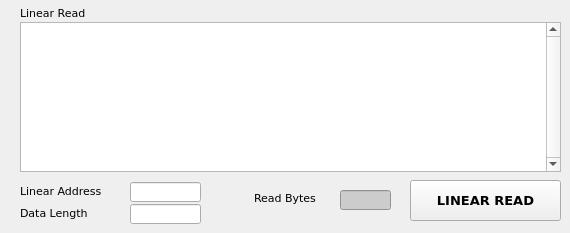
   <widget class="QWidget" name="tbLinearRead">
    <attribute name="title">
     <string>Linear Read</string>
    </attribute>
    <widget class="QLabel" name="lblLinearRead">
     <property name="geometry">
      <rect>
       <x>20</x>
       <y>5</y>
       <width>90</width>
       <height>16</height>
      </rect>
     </property>
     <property name="font">
      <font>
       <family>Verdana</family>
       <pointsize>8</pointsize>
      </font>
     </property>
     <property name="text">
      <string>Linear Read</string>
     </property>
    </widget>
    <widget class="QTextEdit" name="txtLinearRead">
     <property name="geometry">
      <rect>
       <x>20</x>
       <y>22</y>
       <width>541</width>
       <height>150</height>
      </rect>
     </property>
     <property name="font">
      <font>
       <family>Verdana</family>
       <pointsize>9</pointsize>
      </font>
     </property>
     <property name="verticalScrollBarPolicy">
      <enum>Qt::ScrollBarAlwaysOn</enum>
     </property>
     <property name="horizontalScrollBarPolicy">
      <enum>Qt::ScrollBarAlwaysOff</enum>
     </property>
     <property name="readOnly">
      <bool>true</bool>
     </property>
    </widget>
    <widget class="QLabel" name="lblLinearAdressRead">
     <property name="geometry">
      <rect>
       <x>20</x>
       <y>183</y>
       <width>101</width>
       <height>16</height>
      </rect>
     </property>
     <property name="font">
      <font>
       <family>Verdana</family>
       <pointsize>8</pointsize>
      </font>
     </property>
     <property name="text">
      <string>Linear Address</string>
     </property>
    </widget>
    <widget class="QLineEdit" name="txtLinearAddressRead">
     <property name="geometry">
      <rect>
       <x>130</x>
       <y>182</y>
       <width>71</width>
       <height>20</height>
      </rect>
     </property>
     <property name="font">
      <font>
       <weight>75</weight>
       <bold>true</bold>
      </font>
     </property>
     <property name="readOnly">
      <bool>false</bool>
     </property>
    </widget>
    <widget class="QLineEdit" name="txtDataLengthRead">
     <property name="geometry">
      <rect>
       <x>130</x>
       <y>204</y>
       <width>71</width>
       <height>20</height>
      </rect>
     </property>
     <property name="font">
      <font>
       <weight>75</weight>
       <bold>true</bold>
      </font>
     </property>
     <property name="readOnly">
      <bool>false</bool>
     </property>
    </widget>
    <widget class="QLabel" name="lblDataLengthRead">
     <property name="geometry">
      <rect>
       <x>20</x>
       <y>205</y>
       <width>101</width>
       <height>16</height>
      </rect>
     </property>
     <property name="font">
      <font>
       <family>Verdana</family>
       <pointsize>8</pointsize>
      </font>
     </property>
     <property name="text">
      <string>Data Length</string>
     </property>
    </widget>
    <widget class="QLineEdit" name="txtReadBytes">
     <property name="geometry">
      <rect>
       <x>340</x>
       <y>190</y>
       <width>51</width>
       <height>20</height>
      </rect>
     </property>
     <property name="font">
      <font>
       <weight>75</weight>
       <bold>true</bold>
      </font>
     </property>
     <property name="styleSheet">
      <string notr="true">background-color: rgb(204, 204, 204);</string>
     </property>
     <property name="alignment">
      <set>Qt::AlignCenter</set>
     </property>
     <property name="readOnly">
      <bool>true</bool>
     </property>
    </widget>
    <widget class="QLabel" name="lblReadBytes">
     <property name="geometry">
      <rect>
       <x>254</x>
       <y>190</y>
       <width>81</width>
       <height>16</height>
      </rect>
     </property>
     <property name="font">
      <font>
       <family>Verdana</family>
       <pointsize>8</pointsize>
      </font>
     </property>
     <property name="text">
      <string>Read Bytes</string>
     </property>
    </widget>
    <widget class="QPushButton" name="btnLinearRead">
     <property name="geometry">
      <rect>
       <x>410</x>
       <y>180</y>
       <width>151</width>
       <height>41</height>
      </rect>
     </property>
     <property name="font">
      <font>
       <family>Verdana</family>
       <pointsize>10</pointsize>
       <weight>75</weight>
       <bold>true</bold>
      </font>
     </property>
     <property name="cursor">
      <cursorShape>PointingHandCursor</cursorShape>
     </property>
     <property name="text">
      <string>LINEAR READ</string>
     </property>
    </widget>
   </widget>
